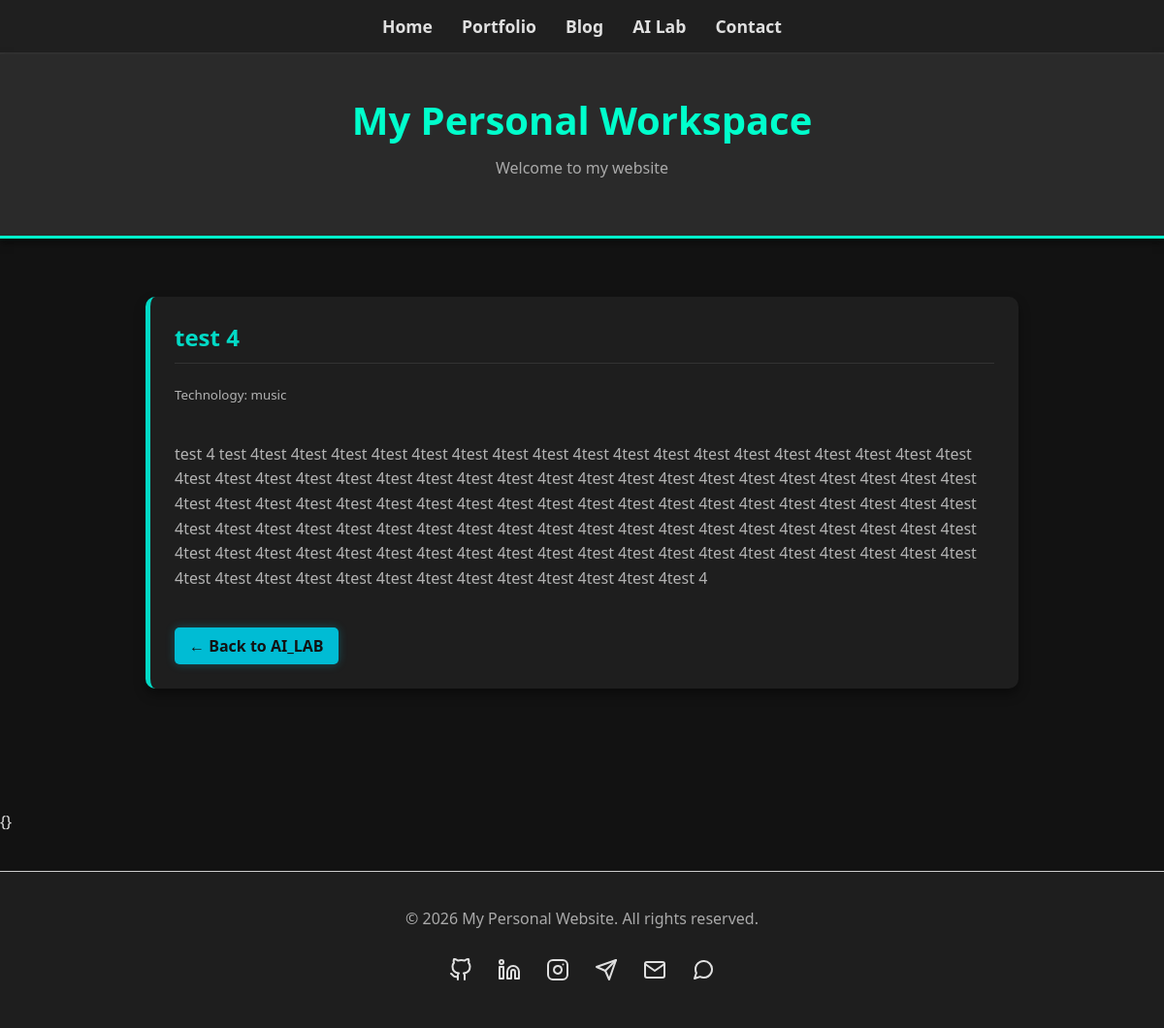
The page /ai-lab/4 on the database its author committed.
### ai_lab/models.py (models this page shows, shortened)
class AICreation(models.Model):
    title = models.CharField(max_length=200)
    description = HTMLField()
    creation_type = models.CharField(max_length=100)
    link = models.URLField(blank=True)
    image = models.ImageField(upload_to='ai_images/', blank=True, null=True)
    created_on = models.DateTimeField(auto_now_add=True)

### ai_lab/views.py (the view)
# urls.py: path('ai-lab/<int:ai_lab_id>', ai_lab_views.ai_lab_detail, name='ai_lab_detail'),
def ai_lab_detail(request, ai_lab_id):
    ai_creation = get_object_or_404(AICreation, id=ai_lab_id)
    context = {'ai_creation': ai_creation}
    return render(request, 'ai_lab/ai_lab_detail.html', context)

### templates/ai_lab/ai_lab_detail.html (shortened to what this page needs)
{% extends 'base.html' %}
{% load static %}
{% block content %}
<div class="container">
    <div class="section-card" style="border-left: 5px solid #03dac6;">
        <h2 style="color: #03dac6">{{ ai_creation.title }}</h2>
        <small>Technology: {{ ai_creation.creation_type }}</small>
        <br><br>
        <p>{{ ai_creation.description|safe }}</p>
        <br>
        <a href="{% url 'ai_lab' %}" class="btn-ailab" style="padding: 8px 15px">&larr; Back to AI_LAB</a>
    </div>
</div>
{% endblock %}

### static/css/style.css (style rules this page uses)
body { font-family: 'Segoe UI', Tahoma, Geneva, Verdana, sans-serif; background-color: #121212; color: #e0e0e0; margin: 0; padding: 0; }
.container { display: flex; flex-direction: column; gap: 30px; padding: 30px; max-width: 900px; margin: 0 auto; }
.section-card { background-color: #1e1e1e; padding: 25px; border-radius: 10px; box-shadow: 0 6px 12px rgba(0,0,0,0.4); border-left: 5px solid #bb86fc; }
.section-card h2 { margin-top: 0; color: #bb86fc; border-bottom: 1px solid #333; padding-bottom: 10px; }
p, small { color: #b3b3b3; line-height: 1.6; }
.btn-ailab { background-color: #00bcd4; color: #121212 !important; font-weight: bold; box-shadow: 0 0 10px rgba(0, 188, 212, 0.3); border-radius: 5px; text-decoration: none; display: inline-block; }

### rows shown on the page
AICreation: title "test 4", creation_type "music", description "test 4 test 4test 4test 4test 4test 4test 4test 4test 4test 4test 4test 4test 4test 4test 4test 4test 4test 4test 4test 4test 4test 4test 4test 4test 4test 4test 4test 4test 4test 4test 4test 4test 4test 4test 4test 4test 4test 4test 4test 4test 4test 4test 4test 4test 4test 4test 4test 4test 4test 4test 4test 4test 4test 4test 4test 4test 4test 4test 4test 4test 4test 4test 4test 4test 4test 4test 4test 4test 4test 4test 4test 4test 4test 4test 4test 4test 4test 4test 4test 4test 4test 4test 4test 4test 4test 4test 4test 4test 4test 4test 4test 4test 4test 4test 4test 4test 4test 4test 4test 4test 4test 4test 4test 4test 4test 4test 4test 4test 4test 4test 4test 4test 4"

### other values the page prints
{{ title|default:"My Personal Workspace" }} "My Personal Workspace"
{{ subtitle|default:"Welcome to my website" }} "Welcome to my website"
